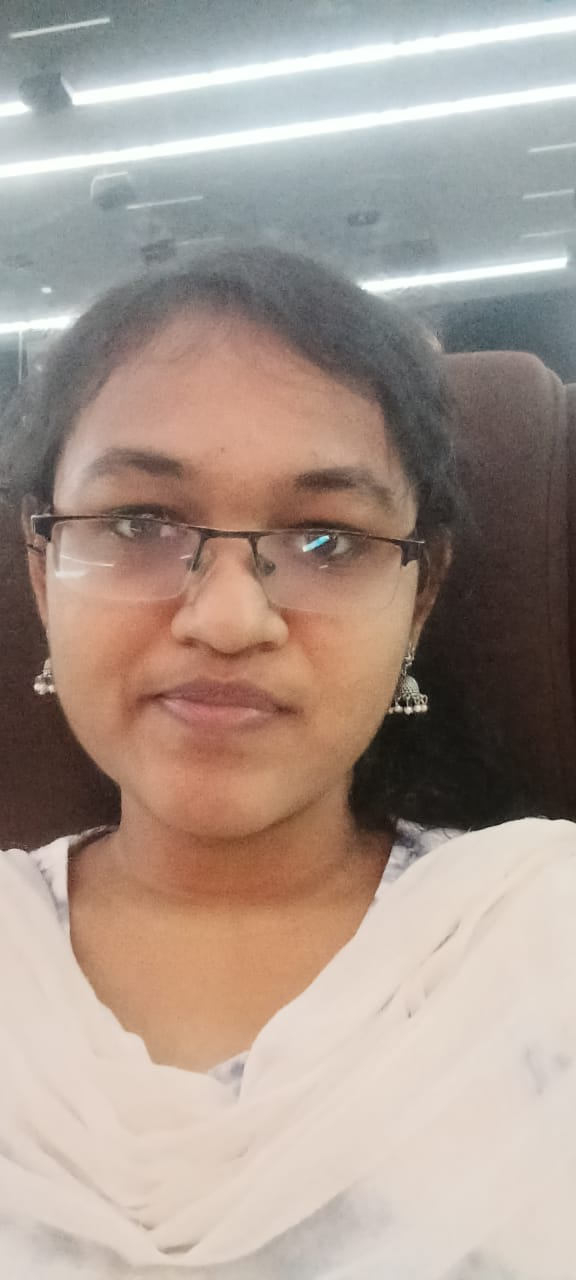
#> input picture litya .jpeg, 576 x 1280 px
$ jupyter execute 'Untitled25 (2).ipynb'
#> lines starting #> are read from the running program, lines starting #| are printed output that depends on the picture; after the words box and inside, x2 and y2 are one past the last pixel; in counts of white or black regions, pixels touching at a corner belong together
[cell 1]
# Import libraries

import cv2
import numpy as np
import matplotlib.pyplot as plt

[cell 2]
# Load the passport photo
img = cv2.imread("litya .jpeg")
#> img is the input picture: shape (1280, 576, 3); mean B, G, R 142.4, 152.2, 168.3

# Check whether the image was loaded
if img is None:
    print("Error: Could not find passport.jpg")
else:
    print("Passport photo loaded successfully!")

[cell 3]
# Load the passport photo

img = cv2.imread("litya .jpeg")

# Check if the image was loaded correctly
if img is None:
    print("Image not found. Check the file name and path.")
else:
    print("Passport photo loaded successfully!")

# Convert BGR to RGB for displaying with Matplotlib
img_rgb = cv2.cvtColor(img, cv2.COLOR_BGR2RGB)

# Display the original image
plt.figure(figsize=(5, 5))
plt.imshow(img_rgb)
plt.axis("off")
plt.title("Original Passport Photo")
plt.show()

[cell 4]
# Load the sunglasses image
# IMREAD_UNCHANGED keeps the transparent (alpha) background

sunglasses = cv2.imread("sunglass.jpg", cv2.IMREAD_UNCHANGED)
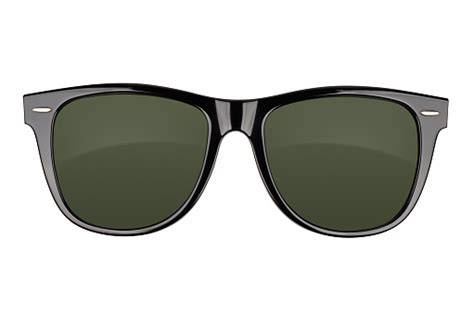
#> input picture sunglass.jpg, 474 x 314 px
#> sunglasses is the input picture: shape (314, 474, 3); mean B, G, R 192.7, 197.3, 196.4

# Check if the sunglasses image was loaded
if sunglasses is None:
    print("Sunglasses image not found. Check the file name and path.")
else:
    print("Sunglasses image loaded successfully!")

# Display the sunglasses image
plt.figure(figsize=(6, 3))

if sunglasses.shape[2] == 4:
    # Convert BGRA to RGBA for Matplotlib
    sunglasses_rgb = cv2.cvtColor(sunglasses, cv2.COLOR_BGRA2RGBA)
    plt.imshow(sunglasses_rgb)
else:
    # Convert BGR to RGB
    sunglasses_rgb = cv2.cvtColor(sunglasses, cv2.COLOR_BGR2RGB)
    plt.imshow(sunglasses_rgb)

plt.axis("off")
plt.title("Sunglasses")
plt.show()

[cell 5]
# Check the size of the passport photo

height, width = img.shape[:2]
#> height = 1280; width = 576

print("Image width :", width)
#| Image width : 576
print("Image height:", height)
#| Image height: 1280

# Display the image with a coordinate grid
plt.figure(figsize=(6, 6))
plt.imshow(img_rgb)

plt.xticks(range(0, width, max(1, width // 10)))
plt.yticks(range(0, height, max(1, height // 10)))
plt.grid()

plt.title("Find the Eye Region Coordinates")
plt.show()

[cell 6]
# Eye region coordinates

x = 50
y = 480
w = 350
h = 130

# Crop the eye region
eye_region = img[y:y+h, x:x+w]
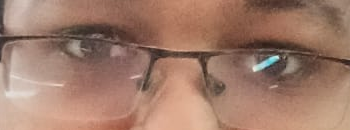
#> eye_region: shape (130, 350, 3); mean B, G, R 105.8, 122.9, 160

# Display the selected eye region
eye_region_rgb = cv2.cvtColor(eye_region, cv2.COLOR_BGR2RGB)

plt.figure(figsize=(8, 3))
plt.imshow(eye_region_rgb)
plt.axis("off")
plt.title("Selected Eye Region")
plt.show()

[cell 7]
# Resize sunglasses to fit the eye region

sunglasses_resized = cv2.resize(sunglasses, (w, h))
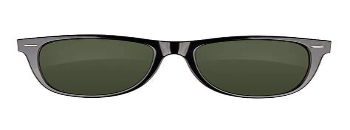
#> sunglasses_resized: shape (130, 350, 3); mean B, G, R 192.7, 197.3, 196.3

# Convert to RGB for displaying
sunglasses_resized_rgb = cv2.cvtColor(
    sunglasses_resized,
    cv2.COLOR_BGR2RGB
)

# Display resized sunglasses
plt.figure(figsize=(8, 3))
plt.imshow(sunglasses_resized_rgb)
plt.axis("off")
plt.title("Resized Sunglasses")
plt.show()

[cell 8]
# Convert sunglasses to grayscale
gray_sunglasses = cv2.cvtColor(sunglasses_resized, cv2.COLOR_BGR2GRAY)

# Create a binary mask
# Dark sunglasses = white in the mask
_, mask = cv2.threshold(
    gray_sunglasses,
    240,
    255,
    cv2.THRESH_BINARY_INV
)
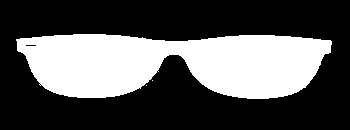
#> mask: shape (130, 350); 33.6% white; 3 white regions (2 under 20 px), largest, box (x1, y1, x2, y2) and area: (16, 34, 332, 99) 15264

# Display the mask
plt.figure(figsize=(8, 3))
plt.imshow(mask, cmap="gray")
plt.axis("off")
plt.title("Sunglasses Mask")
plt.show()

[cell 9]
# Get the eye region from the passport photo
eye_region = img[y:y+h, x:x+w]

# Create the inverse mask
mask_inv = cv2.bitwise_not(mask)

# Remove the background from the eye region
background = cv2.bitwise_and(
    eye_region,
    eye_region,
    mask=mask_inv
)
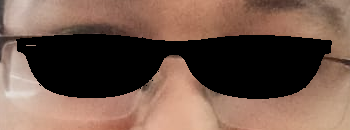
#> background: shape (130, 350, 3); mean B, G, R 74.8, 87.8, 114.5

# Keep only the sunglasses
foreground = cv2.bitwise_and(
    sunglasses_resized,
    sunglasses_resized,
    mask=mask
)
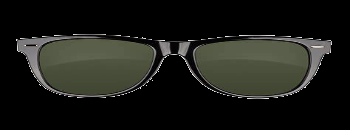
#> foreground: shape (130, 350, 3); mean B, G, R 23.4, 28, 27

# Combine the background and sunglasses
combined = cv2.add(background, foreground)
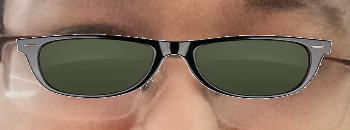
#> combined: shape (130, 350, 3); mean B, G, R 98.2, 115.8, 141.5

# Copy the combined image back into the passport photo
result = img.copy()
result[y:y+h, x:x+w] = combined
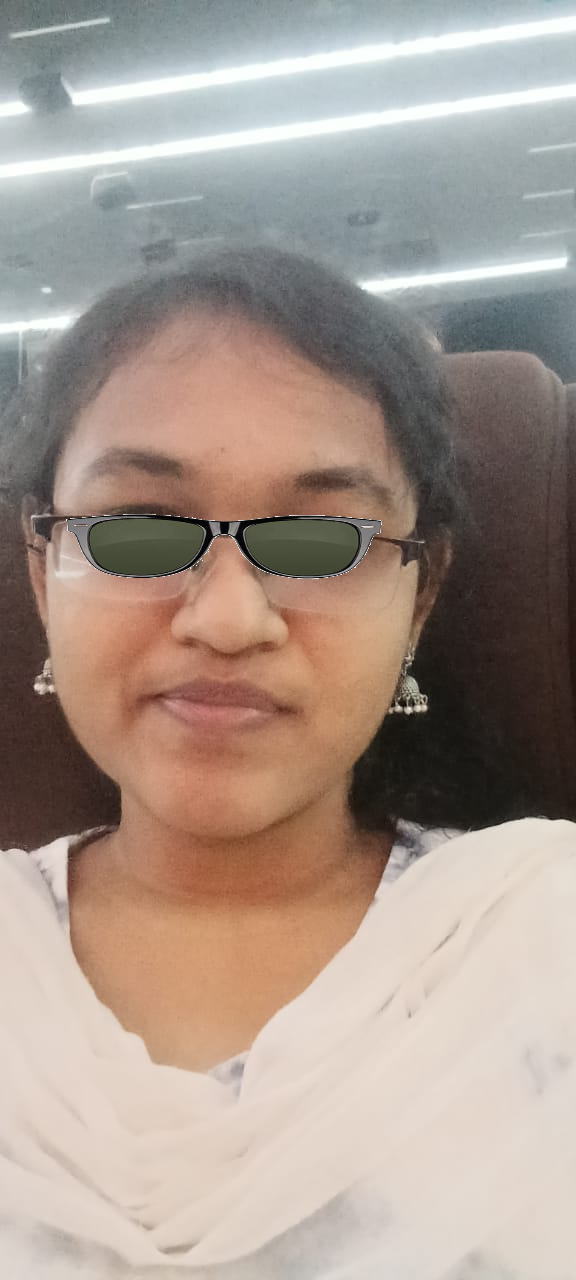
#> result: shape (1280, 576, 3); 2.07% of pixels changed, all inside (x1, y1, x2, y2) = (66, 514, 382, 579)

# Convert result to RGB
result_rgb = cv2.cvtColor(result, cv2.COLOR_BGR2RGB)

# Display final image
plt.figure(figsize=(6, 8))
plt.imshow(result_rgb)
plt.axis("off")
plt.title("Passport Photo with Sunglasses")
plt.show()
